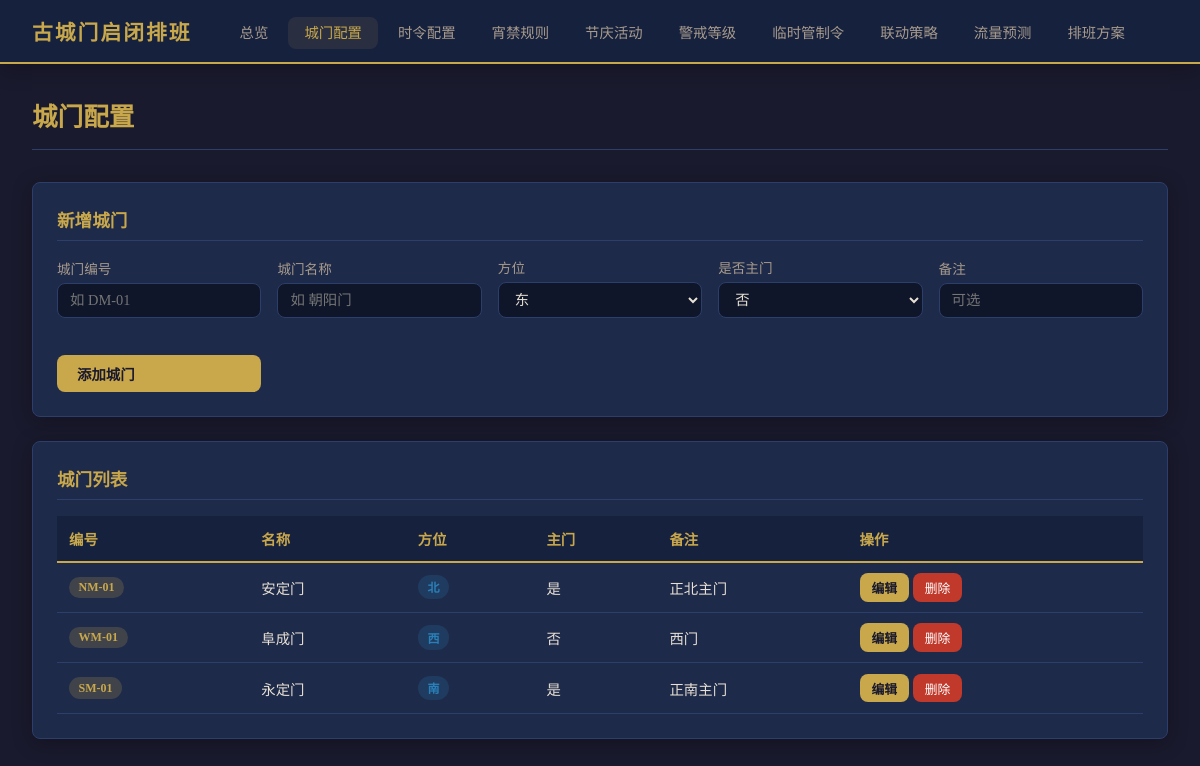
Page /gates on the earlier database version.
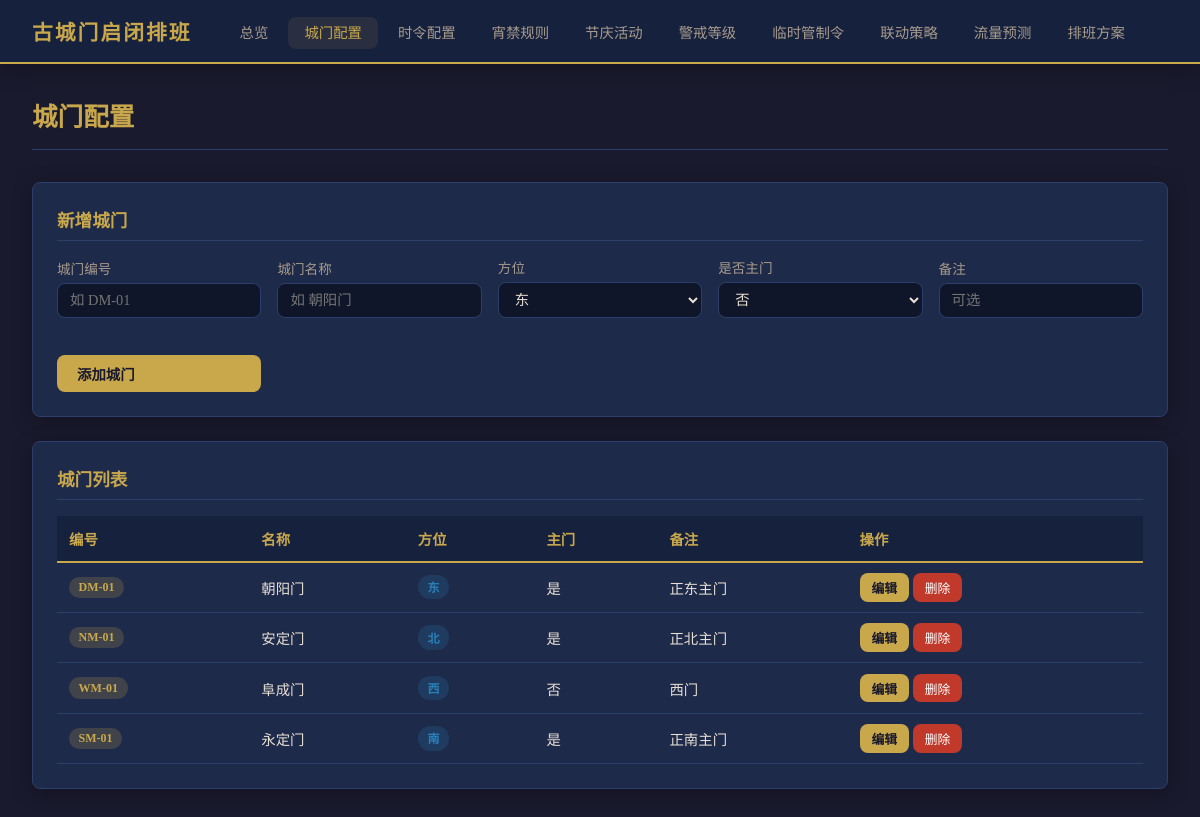
Same page on the later database version.
### tables this page shows
CREATE TABLE gates (
            id INTEGER PRIMARY KEY AUTOINCREMENT,
            gate_code TEXT UNIQUE NOT NULL,
            gate_name TEXT NOT NULL,
            direction TEXT NOT NULL CHECK(direction IN ('东','南','西','北')),
            is_main INTEGER NOT NULL DEFAULT 0 CHECK(is_main IN (0,1)),
            notes TEXT DEFAULT ''
        , capacity INTEGER NOT NULL DEFAULT 500, peak_capacity INTEGER NOT NULL DEFAULT 200);

### main.py (the view)
@app.get("/gates", response_class=HTMLResponse)
async def gates_page(request: Request, error: str = None):
    conn = get_db()
    gates = conn.execute("SELECT * FROM gates ORDER BY id").fetchall()
    conn.close()
    return templates.TemplateResponse("gates.html", {
        "request": request,
        "gates": gates,
        "active_page": "gates",
        "error_msg": error,
    })

### templates/gates.html (shortened to what this page needs)
{% extends "base.html" %}
{% block content %}
<div class="page-header">
    <h1>城门配置</h1>
</div>
<div class="card">
    <h2>新增城门</h2>
    <form action="/gates/add" method="post" class="form-grid">
        <div class="form-group">
            <label>城门编号</label>
            <input type="text" name="gate_code" required placeholder="如 DM-01" pattern="[A-Z]{2}-\d{2}">
        </div>
        <div class="form-group">
            <label>城门名称</label>
            <input type="text" name="gate_name" required placeholder="如 朝阳门">
        </div>
        <div class="form-group">
            <label>方位</label>
            <select name="direction" required>
                <option value="东">东</option>
            </select>
        </div>
        <div class="form-group">
            <label>是否主门</label>
            <select name="is_main">
                <option value="0">否</option>
            </select>
        </div>
        <div class="form-group">
            <label>备注</label>
            <input type="text" name="notes" placeholder="可选">
        </div>
        <div class="form-group">
            <label>&nbsp;</label>
            <button type="submit" class="btn btn-primary">添加城门</button>
        </div>
    </form>
</div>
<div class="card">
    <h2>城门列表</h2>
    <div class="table-responsive">
        <table>
            <thead>
                <tr>
                    <th>编号</th>
                    <th>名称</th>
                    <th>方位</th>
                    <th>主门</th>
                    <th>备注</th>
                    <th>操作</th>
                </tr>
            </thead>
            <tbody>
                {% for gate in gates %}
                <tr>
                    <td><span class="badge badge-gold">{{ gate.gate_code }}</span></td>
                    <td>{{ gate.gate_name }}</td>
                    <td><span class="badge badge-blue">{{ gate.direction }}</span></td>
                    <td>{{ '是' if gate.is_main else '否' }}</td>
                    <td>{{ gate.notes or '-' }}</td>
                    <td>
                        <button type="button" class="btn btn-primary btn-sm" onclick="openEditModal({{ gate.id }}, '{{ gate.gate_code }}', '{{ gate.gate_name }}', '{{ gate.direction }}', {{ gate.is_main }}, '{{ gate.notes or '' }}')">编辑</button>
                        <form action="/gates/delete/{{ gate.id }}" method="post" style="display:inline;"
                              onsubmit="return confirm('确定删除城门 {{ gate.gate_name }}？关联的排班数据也将被删除。')">
                            <button type="submit" class="btn btn-danger btn-sm">删除</button>
                        </form>
                    </td>
                </tr>
                {% endfor %}
            </tbody>
        </table>
    </div>
</div>
{% endblock %}

Differences in the rows shown:
added gates: gate_code "DM-01", gate_name "朝阳门", direction "东", is_main "是", notes "正东主门"
